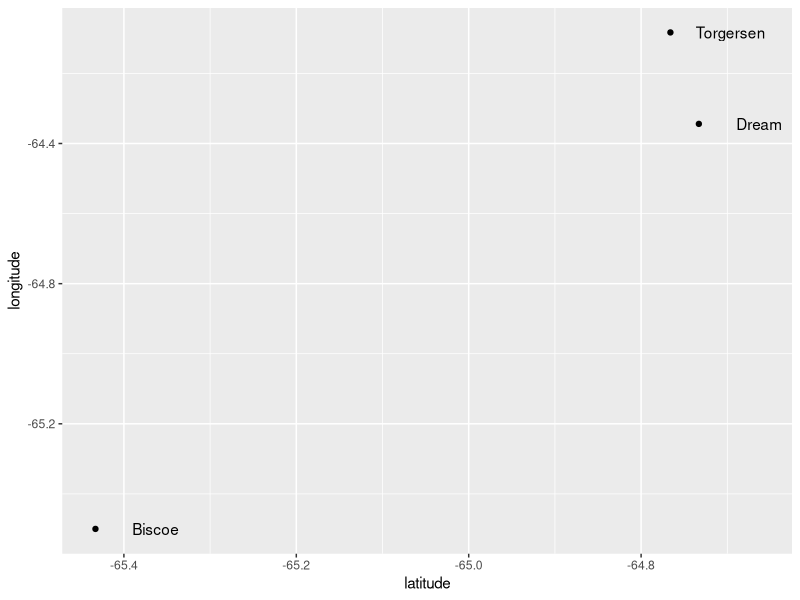
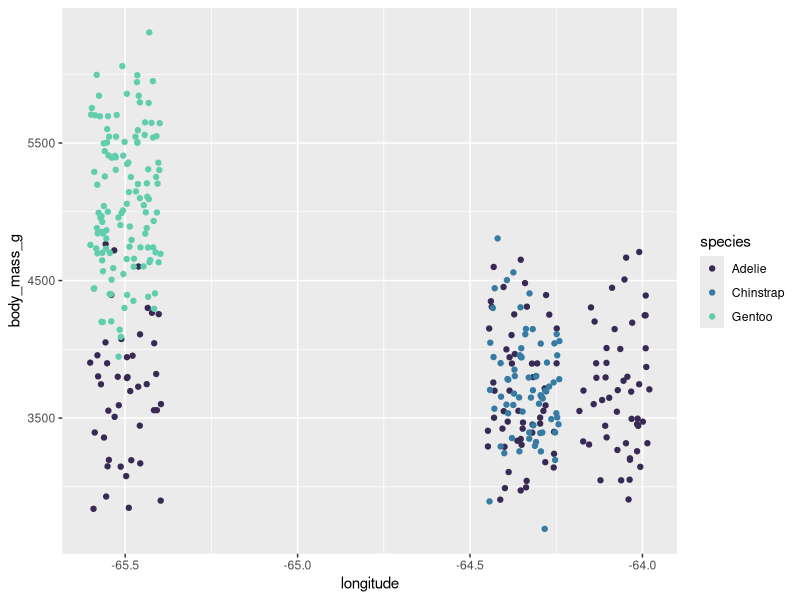

Generate these figures, in order, with R:
# Create a new branch for this session's work

# Create a new script, call it "07-data-manip.R"

# Install dplyr and tidyr

if (FALSE) {
  install.packages("dplyr")
  install.packages("tidyr")
  install.packages("palmerpenguins")
  install.packages("ggplot2")
}

library(dplyr)
library(tidyr)
library(palmerpenguins)
library(ggplot2)

# Load data

penguins_data <- penguins

# Create a directory to store the raw data
# Store the raw data there

write.csv(
  penguins_data,
  "penguins_data_raw.csv",
  row.names = F
)

#### Looking at the penguins data ####

penguins_data
head(penguins_data)
tail(penguins_data)

str(penguins_data)
# str is useful for tibbles
# note different data types
# note factors
# note presence of NAs

#### Data manipulation ####

##### Assignment and pipes #####

# We assign values to variable names using the <-
# The = also works in *most* instances
# We use pipes to chain multiple operations together.
# Keyboard shortcuts: look up in Tools -> Keyboard Shortcuts Help

##### Subsetting and filtering data #####

penguin_locations <- penguins |>
  select(species, island)

penguin_measures <- penguins |>
  select(species, ends_with("mm"))

adelie_penguins <- penguins |>
  filter(species == "Adelie")

##### Adding columns (mutate) #####

penguins_ratio <- penguins |>
  mutate(bill_length_depth_ratio = bill_length_mm / bill_depth_mm)

penguins_rounded <- penguins |>
  mutate(bill_length_mm_rounded = round(bill_length_mm, digits = 0))

penguins_rounded <- penguins |>
  mutate(across(ends_with("mm"), round))

penguins_rounded <- penguins |>
  mutate(across(ends_with("mm"), round, .names = "{.col}_rounded"))

##### Split-apply-combine #####

penguin_summary <- penguins |>
  group_by(island, species) |>
  summarize(total_penguins = n(),
            total_penguin = sum(body_mass_g)) |>
  ungroup()

penguin_totals <- penguins |>
  group_by(island, species) |>
  summarize(total_penguins = n(),
            total_penguin = sum(body_mass_g, na.rm = T)) |>
  ungroup()

penguin_summary <- penguins |>
  group_by(island, species, sex) |>
  summarize(across(ends_with("mm"), mean)) |>
  ungroup()

penguin_summary <- penguins |>
  group_by(island, species, sex) |>
  summarize(across(ends_with("mm"), \(x) mean(x, na.rm = T))) |>
  ungroup()

##### Reshaping #####

penguins_site_by_species <- penguin_totals |>
  select(species, island, total_penguins)

penguins_site_by_species <- penguin_totals |>
  select(species, island, total_penguins) |>
  tidyr::pivot_wider(id_cols = island,
                     names_from = species,
                     values_from = total_penguins)

penguins_site_by_species <- penguin_totals |>
  select(species, island, total_penguins) |>
  tidyr::pivot_wider(
    id_cols = island,
    names_from = species,
    values_from = total_penguins,
    values_fill =  0
  )

penguins_back_to_totals <- penguins_site_by_species |>
  tidyr::pivot_longer(-island, names_to = "Species", values_to = "Abundance")

##### joins + advanced joins #####

island_coordinates <- data.frame(
  island = c("Biscoe", "Dream", "Torgersen"),
  latitude = c(-65.433, -64.733, -64.766),
  longitude = c(-65.5, -64.344, -64.083)
)  

ggplot(island_coordinates, aes(latitude, longitude)) +
  geom_point() +
  geom_text(aes(label = island), nudge_x = .07)

penguins_coords <- left_join(penguins, island_coordinates)

ggplot(penguins_coords, aes(longitude, body_mass_g, color = species)) +
  geom_jitter() +
  scale_color_viridis_d(option = "mako", begin = .2, end = .8)

#### Modify - add - commit ####

# adds penguins_data_raw repo
# commit and push

#### Palmer penguins citation ####
citation("palmerpenguins")

